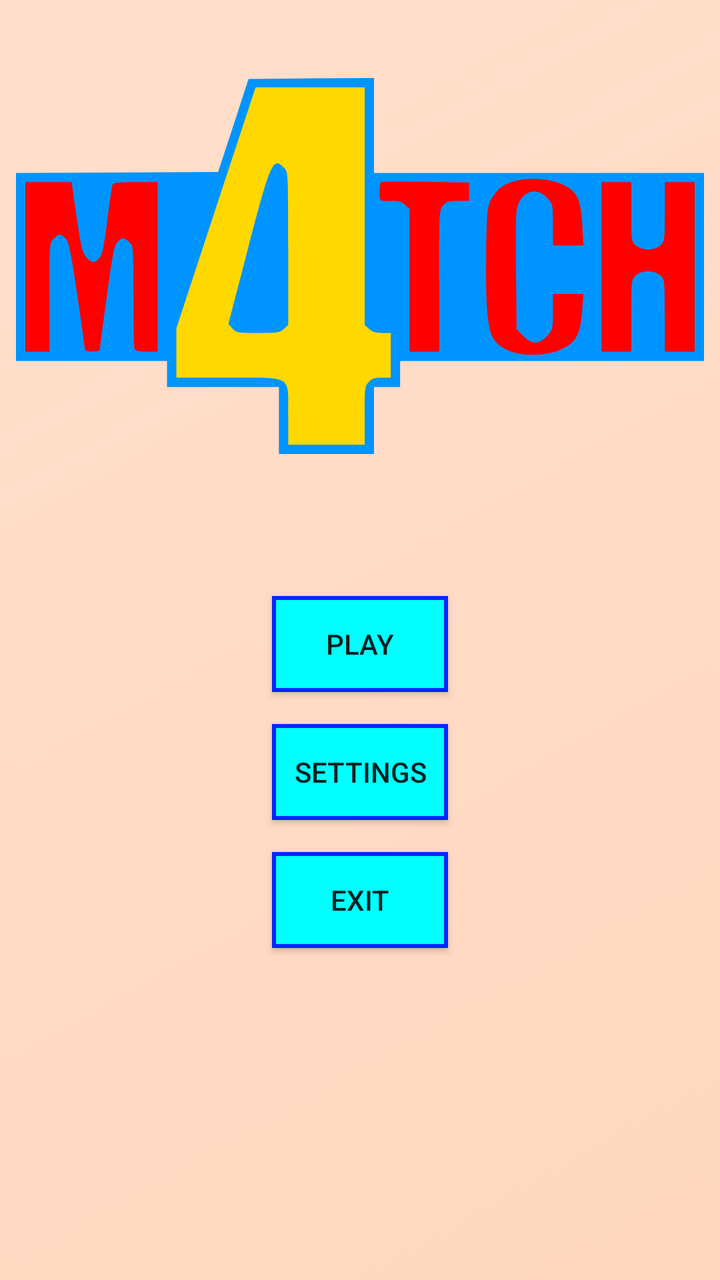
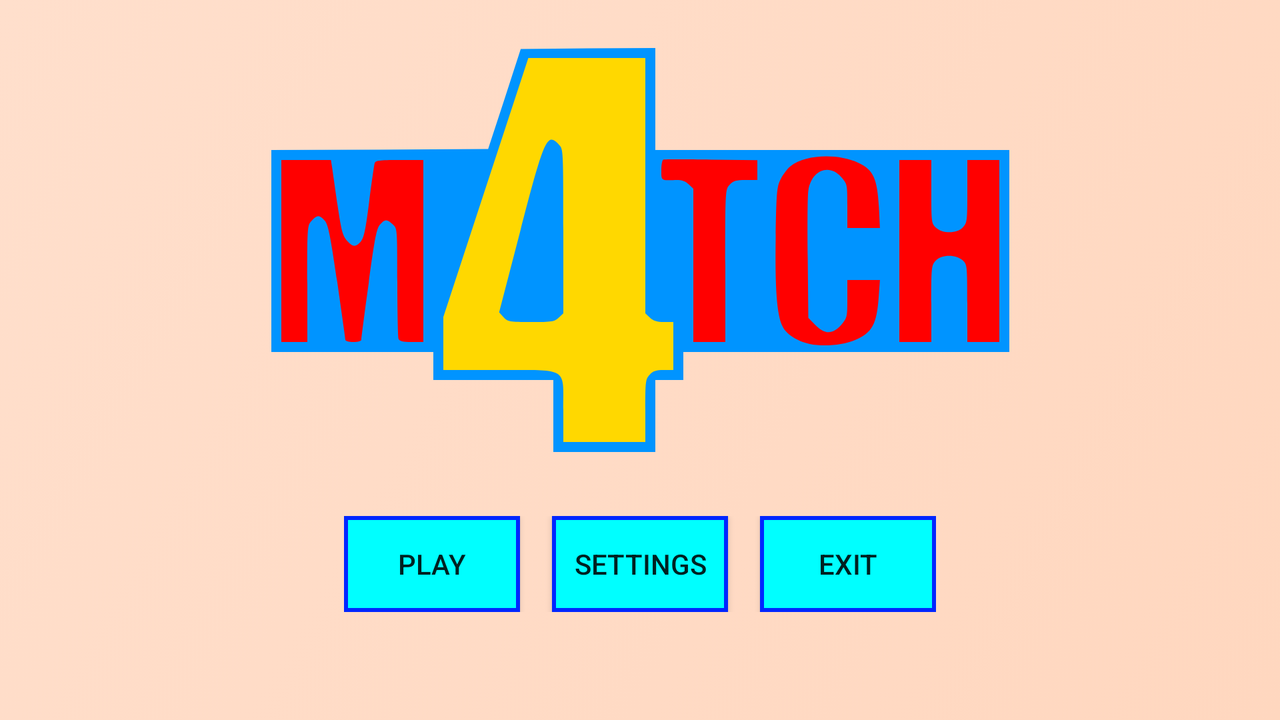

The same Android screen from two of the app's own layout files: first res/layout/ as a phone draws it, then the author's variant for another configuration, drawn on a device whose configuration selects that folder. Both files follow.
<!-- AndroidManifest.xml: application theme Theme.Match4Game -->
<!-- res/layout/activity_main.xml -->
<?xml version="1.0" encoding="utf-8"?>
<androidx.constraintlayout.widget.ConstraintLayout xmlns:android="http://schemas.android.com/apk/res/android"
    xmlns:app="http://schemas.android.com/apk/res-auto"
    xmlns:tools="http://schemas.android.com/tools"
    android:layout_width="match_parent"
    android:layout_height="match_parent"
    tools:context=".MainActivity"
    android:background="@drawable/background">

    <ImageView
        android:id="@+id/imgBanner"
        android:layout_width="0dp"
        android:layout_height="wrap_content"
        android:layout_marginStart="8dp"
        android:layout_marginLeft="8dp"
        android:layout_marginTop="32dp"
        android:layout_marginEnd="8dp"
        android:layout_marginRight="8dp"
        app:layout_constraintEnd_toEndOf="parent"
        app:layout_constraintStart_toStartOf="parent"
        app:layout_constraintTop_toTopOf="parent"
        app:srcCompat="@drawable/ic_banner" />

    <Button
        android:id="@+id/btnPlay"
        android:layout_width="wrap_content"
        android:layout_height="wrap_content"
        android:layout_marginTop="64dp"
        android:text="@string/play"
        android:background="@drawable/button"
        app:layout_constraintEnd_toEndOf="parent"
        app:layout_constraintStart_toStartOf="parent"
        app:layout_constraintTop_toBottomOf="@+id/imgBanner" />

    <Button
        android:id="@+id/btnSettings"
        android:layout_width="wrap_content"
        android:layout_height="wrap_content"
        android:layout_marginTop="16dp"
        android:text="@string/settings"
        android:background="@drawable/button"
        app:layout_constraintEnd_toEndOf="parent"
        app:layout_constraintStart_toStartOf="parent"
        app:layout_constraintTop_toBottomOf="@+id/btnPlay" />

    <Button
        android:id="@+id/btnExit"
        android:layout_width="wrap_content"
        android:layout_height="wrap_content"
        android:layout_marginTop="16dp"
        android:text="@string/exit"
        android:background="@drawable/button"
        app:layout_constraintEnd_toEndOf="parent"
        app:layout_constraintStart_toStartOf="parent"
        app:layout_constraintTop_toBottomOf="@+id/btnSettings" />

</androidx.constraintlayout.widget.ConstraintLayout>
<!-- resources referenced by this layout -->
<resources>
  <!-- drawable background (drawable) -->
  <?xml version="1.0" encoding="utf-8"?>
  <selector xmlns:android="http://schemas.android.com/apk/res/android">
  <item>
      <shape>
          <gradient
              android:angle="135"
              android:startColor="#FFD7BF"
              android:endColor="#FFDFCC"
              android:type="linear"/>
      </shape>
  </item>
  </selector>
  <!-- drawable button (drawable) -->
  <?xml version="1.0" encoding="utf-8"?>
  <selector xmlns:android="http://schemas.android.com/apk/res/android">
  <item>
      <shape android:shape="rectangle">
          <solid android:color="#00FFFF"/>
          <stroke android:color="#0026FF" android:width="2dp"/>
      </shape>
  </item>
  </selector>
  <!-- drawable ic_banner: vector/xml drawable (drawable, 2789 chars, omitted) -->
  <string name="exit">Exit</string>
  
      //Game
  <string name="play">Play</string>
  <string name="settings">Settings</string>
  <style name="Theme.Match4Game" parent="Theme.AppCompat.Light.NoActionBar">
          
          <item name="colorPrimary">@color/purple_500</item>
          <item name="colorPrimaryVariant">@color/purple_700</item>
          <item name="colorOnPrimary">@color/white</item>
          
          <item name="colorSecondary">@color/teal_200</item>
          <item name="colorSecondaryVariant">@color/teal_700</item>
          <item name="colorOnSecondary">@color/black</item>
          
          <item name="android:statusBarColor" tools:targetApi="l">?attr/colorPrimaryVariant</item>
          
          <item name="windowNoTitle">true</item>
          <item name="windowActionBar">false</item>
      </style>
  <color name="purple_500">#FF6200EE</color>
  <color name="purple_700">#FF3700B3</color>
  <color name="white">#FFFFFFFF</color>
  <color name="teal_200">#FF03DAC5</color>
  <color name="teal_700">#FF018786</color>
  <color name="black">#FF000000</color>
</resources>
<!-- res/layout-land/activity_main.xml (the author's variant of the layout above) -->
<!-- drawn on the phone turned sideways -->
<?xml version="1.0" encoding="utf-8"?>
<androidx.constraintlayout.widget.ConstraintLayout xmlns:android="http://schemas.android.com/apk/res/android"
    xmlns:app="http://schemas.android.com/apk/res-auto"
    xmlns:tools="http://schemas.android.com/tools"
    android:layout_width="match_parent"
    android:layout_height="match_parent"
    tools:context=".MainActivity"
    android:background="@drawable/background">

    <ImageView
        android:id="@+id/imgBanner"
        android:layout_width="wrap_content"
        android:layout_height="wrap_content"
        android:layout_marginTop="24dp"
        app:layout_constraintEnd_toEndOf="parent"
        app:layout_constraintStart_toStartOf="parent"
        app:layout_constraintTop_toTopOf="parent"
        app:srcCompat="@drawable/ic_banner" />

    <androidx.constraintlayout.widget.ConstraintLayout
        android:layout_width="wrap_content"
        android:layout_height="wrap_content"
        android:layout_marginTop="32dp"
        app:layout_constraintEnd_toEndOf="parent"
        app:layout_constraintStart_toStartOf="parent"
        app:layout_constraintTop_toBottomOf="@+id/imgBanner">

        <Button
            android:id="@+id/btnPlay"
            android:layout_width="wrap_content"
            android:layout_height="wrap_content"
            android:text="@string/play"
            android:background="@drawable/button"
            app:layout_constraintStart_toStartOf="parent"
            app:layout_constraintTop_toTopOf="parent" />

        <Button
            android:id="@+id/btnSettings"
            android:layout_width="wrap_content"
            android:layout_height="wrap_content"
            android:layout_marginStart="16dp"
            android:layout_marginLeft="16dp"
            android:text="@string/settings"
            android:background="@drawable/button"
            app:layout_constraintStart_toEndOf="@+id/btnPlay"
            app:layout_constraintTop_toTopOf="@+id/btnPlay" />

        <Button
            android:id="@+id/btnExit"
            android:layout_width="wrap_content"
            android:layout_height="wrap_content"
            android:layout_marginStart="16dp"
            android:layout_marginLeft="16dp"
            android:text="@string/exit"
            android:background="@drawable/button"
            app:layout_constraintStart_toEndOf="@+id/btnSettings"
            app:layout_constraintTop_toTopOf="@+id/btnSettings" />
    </androidx.constraintlayout.widget.ConstraintLayout>

</androidx.constraintlayout.widget.ConstraintLayout>
